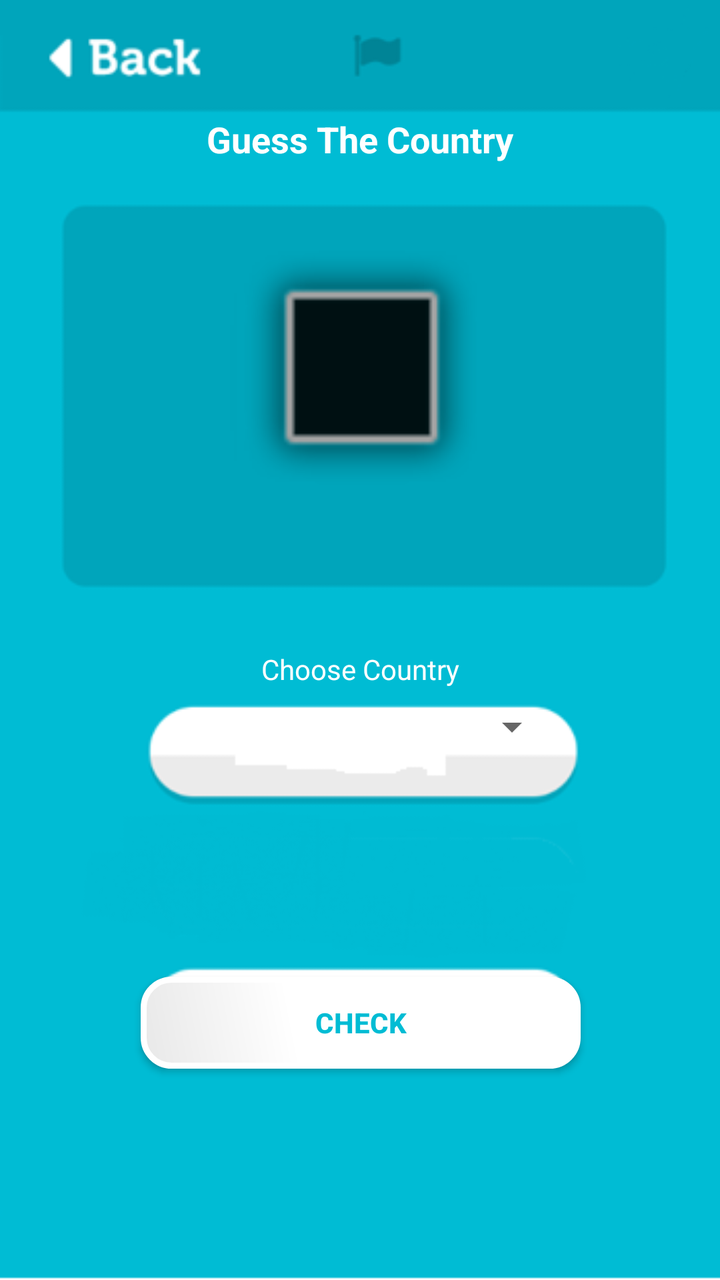
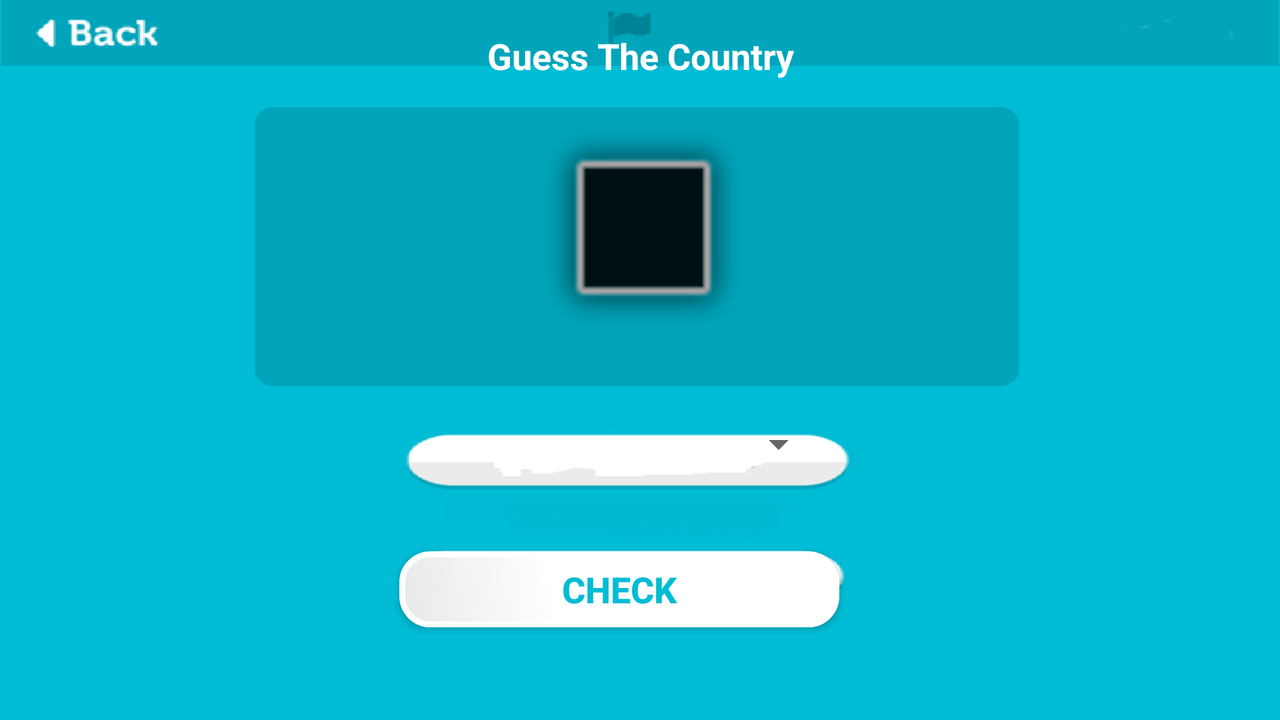

An Android layout and its configuration variant, each rendered on a device that would load it. The default file and the variant file are quoted in full after the pictures.
<!-- AndroidManifest.xml: application theme AppTheme -->
<!-- res/layout/activity_game_guess_the_country.xml -->
<?xml version="1.0" encoding="utf-8"?>
<android.support.constraint.ConstraintLayout xmlns:android="http://schemas.android.com/apk/res/android"
    xmlns:app="http://schemas.android.com/apk/res-auto"
    xmlns:tools="http://schemas.android.com/tools"
    android:id="@+id/linearLayout"
    android:layout_width="match_parent"
    android:layout_height="match_parent"
    android:background="@drawable/game_1_2_backg"
    tools:context=".GameGuessTheCountry">

    <ImageView
        android:id="@+id/game_image_1"
        android:layout_width="257dp"
        android:layout_height="131dp"
        android:layout_marginTop="8dp"
        android:layout_marginBottom="8dp"
        android:contentDescription="@string/game1_image"
        app:layout_constraintBottom_toBottomOf="parent"
        app:layout_constraintEnd_toEndOf="parent"
        app:layout_constraintHorizontal_bias="0.504"
        app:layout_constraintStart_toStartOf="parent"
        app:layout_constraintTop_toTopOf="parent"
        app:layout_constraintVertical_bias="0.238"
        app:srcCompat="@android:drawable/alert_dark_frame" />

    <TextView
        android:id="@+id/text_message"
        android:layout_width="180dp"
        android:layout_height="17dp"
        android:layout_marginTop="8dp"
        android:layout_marginBottom="8dp"
        android:visibility="gone"
        app:layout_constraintBottom_toTopOf="@+id/game_image_1"
        app:layout_constraintEnd_toEndOf="parent"
        app:layout_constraintStart_toStartOf="parent"
        app:layout_constraintTop_toTopOf="parent" />

    <Spinner
        android:id="@+id/spinner"
        android:layout_width="199dp"
        android:layout_height="33dp"
        android:layout_marginTop="15dp"
        android:layout_marginBottom="8dp"
        app:layout_constraintBottom_toBottomOf="parent"
        app:layout_constraintEnd_toEndOf="parent"
        app:layout_constraintHorizontal_bias="0.503"
        app:layout_constraintStart_toStartOf="parent"
        app:layout_constraintTop_toBottomOf="@+id/game_image_1"
        app:layout_constraintVertical_bias="0.231" />

    <TextView
        android:id="@+id/choose_flag_text"
        android:layout_width="187dp"
        android:layout_height="43dp"
        android:layout_marginStart="8dp"
        android:layout_marginTop="8dp"
        android:layout_marginEnd="8dp"
        android:layout_marginBottom="216dp"
        android:text="@string/choose_country"
        android:textAlignment="center"
        android:textColor="@android:color/white"
        app:layout_constraintBottom_toBottomOf="parent"
        app:layout_constraintEnd_toEndOf="parent"
        app:layout_constraintStart_toStartOf="parent"
        app:layout_constraintTop_toBottomOf="@+id/game_image_1"
        app:layout_constraintVertical_bias="0.521" />

    <Button
        android:id="@+id/button_check_game2"
        android:layout_width="220dp"
        android:layout_height="46dp"
        android:layout_marginTop="8dp"
        android:layout_marginBottom="8dp"
        android:background="@drawable/shape_game1"
        android:onClick="gameOneCheckAnswer"
        android:text="@string/check"
        android:textColor="#00BCD4"
        android:textStyle="bold"
        app:layout_constraintBottom_toBottomOf="parent"
        app:layout_constraintEnd_toEndOf="parent"
        app:layout_constraintHorizontal_bias="0.503"
        app:layout_constraintStart_toStartOf="parent"
        app:layout_constraintTop_toTopOf="parent"
        app:layout_constraintVertical_bias="0.831" />

    <TextView
        android:id="@+id/text_result"
        android:layout_width="217dp"
        android:layout_height="33dp"
        android:layout_marginStart="8dp"
        android:layout_marginTop="8dp"
        android:layout_marginEnd="8dp"
        android:layout_marginBottom="8dp"
        android:textAlignment="center"
        android:textSize="18sp"
        app:layout_constraintBottom_toBottomOf="parent"
        app:layout_constraintEnd_toEndOf="parent"
        app:layout_constraintHorizontal_bias="0.502"
        app:layout_constraintStart_toStartOf="parent"
        app:layout_constraintTop_toBottomOf="@+id/spinner"
        app:layout_constraintVertical_bias="0.279" />

    <TextView
        android:id="@+id/text_timer_game1"
        android:layout_width="55dp"
        android:layout_height="42dp"
        android:layout_marginStart="8dp"
        android:layout_marginEnd="8dp"
        android:layout_marginBottom="520dp"
        android:textAlignment="center"
        android:textColor="@android:color/white"
        android:textSize="24sp"
        android:textStyle="bold"
        app:layout_constraintBottom_toBottomOf="parent"
        app:layout_constraintEnd_toEndOf="parent"
        app:layout_constraintHorizontal_bias="1.0"
        app:layout_constraintStart_toStartOf="parent" />

    <TextView
        android:id="@+id/head_game1"
        android:layout_width="224dp"
        android:layout_height="50dp"
        android:layout_marginStart="8dp"
        android:layout_marginTop="8dp"
        android:layout_marginEnd="8dp"
        android:layout_marginBottom="8dp"
        android:text="Guess The Country"
        android:textAlignment="center"
        android:textColor="@android:color/white"
        android:textSize="18sp"
        android:textStyle="bold"
        app:layout_constraintBottom_toBottomOf="parent"
        app:layout_constraintEnd_toEndOf="parent"
        app:layout_constraintStart_toStartOf="parent"
        app:layout_constraintTop_toTopOf="parent"
        app:layout_constraintVertical_bias="0.086" />

    <TextView
        android:id="@+id/answer_text"
        android:layout_width="324dp"
        android:layout_height="36dp"
        android:layout_marginStart="8dp"
        android:layout_marginTop="8dp"
        android:layout_marginEnd="8dp"
        android:layout_marginBottom="8dp"
        android:textAlignment="center"
        android:textSize="18sp"
        android:textStyle="bold"
        app:layout_constraintBottom_toBottomOf="parent"
        app:layout_constraintEnd_toEndOf="parent"
        app:layout_constraintStart_toStartOf="parent"
        app:layout_constraintTop_toTopOf="parent"
        app:layout_constraintVertical_bias="0.681" />

</android.support.constraint.ConstraintLayout>
<!-- resources referenced by this layout -->
<resources>
  <!-- drawable game_1_2_backg: png bitmap (drawable, 19200 bytes) -->
  <!-- drawable shape_game1 (drawable) -->
  <?xml version="1.0" encoding="utf-8"?>
  <shape xmlns:android="http://schemas.android.com/apk/res/android"
      android:shape="rectangle">
      <corners android:radius="14dp" />
      <gradient
          android:angle="45"
          android:centerX="35%"
          android:centerColor="#FFFFFF"
          android:startColor="#E8E8E8"
          android:endColor="#FFFFFF"
          android:type="linear" />
      <padding
          android:left="0dp"
          android:top="0dp"
          android:right="0dp"
          android:bottom="0dp" />
      <size
          android:width="270dp"
          android:height="60dp" />
      <stroke
          android:width="3dp"
          android:color="#FFFFFF" />
  </shape>
  <string name="check">Check</string>
  <string name="choose_country">Choose Country</string>
  <string name="game1_image">game1_image</string>
  <style name="AppTheme" parent="Theme.AppCompat.Light.DarkActionBar">
  
          
          <item name="colorPrimary">@color/colorPrimary</item>
          <item name="colorPrimaryDark">@color/colorPrimaryDark</item>
          <item name="colorAccent">@color/colorAccent</item>
      </style>
</resources>
<!-- res/layout-land/activity_game_guess_the_country.xml (the repository's variant of the layout above) -->
<!-- drawn on the phone turned sideways -->
<?xml version="1.0" encoding="utf-8"?>
<android.support.constraint.ConstraintLayout xmlns:android="http://schemas.android.com/apk/res/android"
    xmlns:app="http://schemas.android.com/apk/res-auto"
    xmlns:tools="http://schemas.android.com/tools"
    android:id="@+id/linearLayout"
    android:layout_width="match_parent"
    android:layout_height="match_parent"
    android:background="@drawable/game_1_2_backg_lands"
    tools:context=".GameGuessTheCountry">

    <ImageView
        android:id="@+id/game_image_1"
        android:layout_width="287dp"
        android:layout_height="115dp"
        android:layout_marginTop="8dp"
        android:layout_marginBottom="8dp"
        android:contentDescription="@string/game1_image"
        app:layout_constraintBottom_toBottomOf="parent"
        app:layout_constraintEnd_toEndOf="parent"
        app:layout_constraintHorizontal_bias="0.504"
        app:layout_constraintStart_toStartOf="parent"
        app:layout_constraintTop_toTopOf="parent"
        app:layout_constraintVertical_bias="0.238"
        app:srcCompat="@android:drawable/alert_dark_frame" />

    <TextView
        android:id="@+id/text_message"
        android:layout_width="180dp"
        android:layout_height="17dp"
        android:layout_marginTop="8dp"
        android:layout_marginBottom="8dp"
        android:visibility="gone"
        app:layout_constraintBottom_toTopOf="@+id/game_image_1"
        app:layout_constraintEnd_toEndOf="parent"
        app:layout_constraintStart_toStartOf="parent"
        app:layout_constraintTop_toTopOf="parent" />

    <Spinner
        android:id="@+id/spinner"
        android:layout_width="199dp"
        android:layout_height="33dp"
        android:layout_marginTop="15dp"
        android:layout_marginBottom="8dp"
        app:layout_constraintBottom_toBottomOf="parent"
        app:layout_constraintEnd_toEndOf="parent"
        app:layout_constraintHorizontal_bias="0.486"
        app:layout_constraintStart_toStartOf="parent"
        app:layout_constraintTop_toBottomOf="@+id/game_image_1"
        app:layout_constraintVertical_bias="0.102" />

    <TextView
        android:id="@+id/choose_flag_text"
        android:layout_width="187dp"
        android:layout_height="43dp"
        android:layout_marginStart="8dp"
        android:layout_marginTop="8dp"
        android:layout_marginEnd="8dp"
        android:layout_marginBottom="216dp"
        android:text="@string/choose_country"
        android:textAlignment="center"
        android:textColor="@android:color/white"
        app:layout_constraintBottom_toBottomOf="parent"
        app:layout_constraintEnd_toEndOf="parent"
        app:layout_constraintHorizontal_bias="0.47"
        app:layout_constraintStart_toStartOf="parent"
        app:layout_constraintTop_toBottomOf="@+id/game_image_1"
        app:layout_constraintVertical_bias="0.009" />

    <Button
        android:id="@+id/button_check_game2"
        android:layout_width="220dp"
        android:layout_height="38dp"
        android:layout_marginTop="8dp"
        android:layout_marginBottom="8dp"
        android:background="@drawable/shape_game1"
        android:onClick="gameOneCheckAnswer"
        android:text="@string/check"
        android:textColor="#00BCD4"
        android:textSize="18sp"
        android:textStyle="bold"
        app:layout_constraintBottom_toBottomOf="parent"
        app:layout_constraintEnd_toEndOf="parent"
        app:layout_constraintHorizontal_bias="0.475"
        app:layout_constraintStart_toStartOf="parent"
        app:layout_constraintTop_toTopOf="parent"
        app:layout_constraintVertical_bias="0.875" />

    <TextView
        android:id="@+id/text_result"
        android:layout_width="212dp"
        android:layout_height="36dp"
        android:layout_marginStart="8dp"
        android:layout_marginTop="8dp"
        android:layout_marginEnd="8dp"
        android:layout_marginBottom="8dp"
        android:textAlignment="center"
        android:textSize="18sp"
        app:layout_constraintBottom_toBottomOf="parent"
        app:layout_constraintEnd_toEndOf="parent"
        app:layout_constraintHorizontal_bias="0.486"
        app:layout_constraintStart_toStartOf="parent"
        app:layout_constraintTop_toBottomOf="@+id/spinner"
        app:layout_constraintVertical_bias="1.0" />

    <TextView
        android:id="@+id/text_timer_game1"
        android:layout_width="43dp"
        android:layout_height="67dp"
        android:layout_marginStart="8dp"
        android:layout_marginEnd="8dp"
        android:layout_marginBottom="292dp"
        android:textAlignment="center"
        android:textColor="@android:color/white"
        android:textSize="24sp"
        android:textStyle="bold"
        app:layout_constraintBottom_toBottomOf="parent"
        app:layout_constraintEnd_toEndOf="parent"
        app:layout_constraintHorizontal_bias="1.0"
        app:layout_constraintStart_toStartOf="parent" />

    <TextView
        android:id="@+id/head_game1"
        android:layout_width="211dp"
        android:layout_height="42dp"
        android:layout_marginStart="8dp"
        android:layout_marginTop="8dp"
        android:layout_marginEnd="8dp"
        android:layout_marginBottom="8dp"
        android:text="Guess The Country"
        android:textAlignment="center"
        android:textColor="@android:color/white"
        android:textSize="18sp"
        android:textStyle="bold"
        app:layout_constraintBottom_toBottomOf="parent"
        app:layout_constraintEnd_toEndOf="parent"
        app:layout_constraintHorizontal_bias="0.501"
        app:layout_constraintStart_toStartOf="parent"
        app:layout_constraintTop_toTopOf="parent"
        app:layout_constraintVertical_bias="0.025" />

    <TextView
        android:id="@+id/answer_text"
        android:layout_width="460dp"
        android:layout_height="36dp"
        android:layout_marginStart="8dp"
        android:layout_marginTop="8dp"
        android:layout_marginEnd="8dp"
        android:layout_marginBottom="8dp"
        android:textAlignment="center"
        android:textSize="18sp"
        android:textStyle="bold"
        app:layout_constraintBottom_toBottomOf="parent"
        app:layout_constraintEnd_toEndOf="parent"
        app:layout_constraintHorizontal_bias="0.501"
        app:layout_constraintStart_toStartOf="parent"
        app:layout_constraintTop_toTopOf="parent"
        app:layout_constraintVertical_bias="0.741" />

    <Button
        android:id="@+id/back_game1"
        android:layout_width="85dp"
        android:layout_height="25dp"
        android:layout_marginStart="8dp"
        android:layout_marginTop="8dp"
        android:layout_marginEnd="8dp"
        android:layout_marginBottom="5dp"
        android:alpha="0"
        android:onClick="back"
        app:layout_constraintBottom_toBottomOf="parent"
        app:layout_constraintEnd_toEndOf="parent"
        app:layout_constraintHorizontal_bias="0.0"
        app:layout_constraintStart_toStartOf="parent"
        app:layout_constraintTop_toTopOf="parent"
        app:layout_constraintVertical_bias="0.0" />

</android.support.constraint.ConstraintLayout>
<!-- resources referenced by the variant -->
<!-- as the phone turned sideways resolves them -->
<resources>
  <!-- drawable game_1_2_backg_lands: png bitmap (drawable, 34895 bytes) -->
  <!-- drawable shape_game1 (drawable) -->
  <?xml version="1.0" encoding="utf-8"?>
  <shape xmlns:android="http://schemas.android.com/apk/res/android"
      android:shape="rectangle">
      <corners android:radius="14dp" />
      <gradient
          android:angle="45"
          android:centerX="35%"
          android:centerColor="#FFFFFF"
          android:startColor="#E8E8E8"
          android:endColor="#FFFFFF"
          android:type="linear" />
      <padding
          android:left="0dp"
          android:top="0dp"
          android:right="0dp"
          android:bottom="0dp" />
      <size
          android:width="270dp"
          android:height="60dp" />
      <stroke
          android:width="3dp"
          android:color="#FFFFFF" />
  </shape>
  <string name="check">Check</string>
  <string name="choose_country">Choose Country</string>
  <string name="game1_image">game1_image</string>
  <style name="AppTheme" parent="Theme.AppCompat.Light.DarkActionBar">
  
          
          <item name="colorPrimary">@color/colorPrimary</item>
          <item name="colorPrimaryDark">@color/colorPrimaryDark</item>
          <item name="colorAccent">@color/colorAccent</item>
      </style>
</resources>
